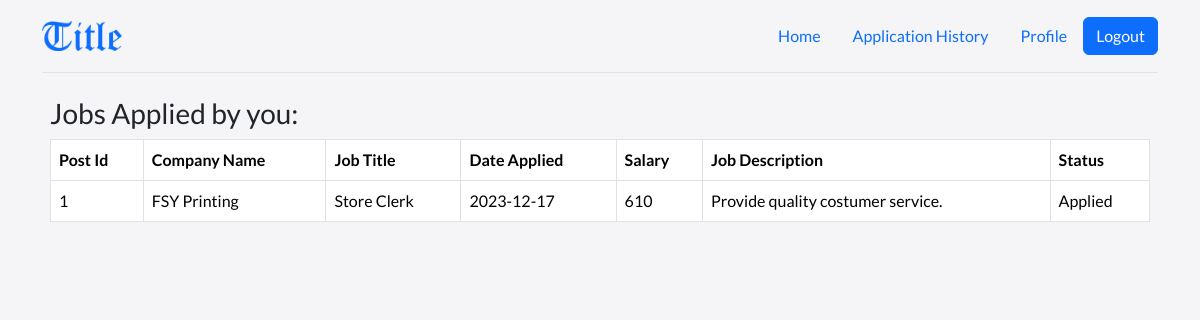
The page /title/jb_applicationhistory.php (signed in) on the database its author committed.
### tables this page shows
CREATE TABLE `tbl_jobs` (
  `id` int(11) NOT NULL,
  `date` date NOT NULL,
  `eid` int(11) NOT NULL,
  `title` varchar(255) NOT NULL,
  `description` text NOT NULL,
  `qualifications` text NOT NULL,
  `salary` int(12) NOT NULL,
  `location` varchar(255) NOT NULL,
  `work_sched` varchar(100) NOT NULL,
  `work_arrangement` varchar(100) NOT NULL,
  `status` varchar(100) NOT NULL
);

### title/jb_applicationhistory.php (the view, shortened to what this page needs)
<!DOCTYPE html>
<html lang="en" data-bs-theme="auto">
    <head>
        <link rel="stylesheet" href="https://cdn.jsdelivr.net/npm/@docsearch/css@3">
        <link href="../title/assets/dist/css/bootstrap.min.css" rel="stylesheet">
    </head>
    <body>
        <main>
            <div class="container">
                <header class="d-flex flex-wrap align-items-center justify-content-center justify-content-md-between py-3 mb-4 border-bottom">
                <img class="bi me-2" src="../title/title-img/sec-logo.png" width="80" height="30" role="img" aria-label="Title"></img>
                <div class="d-flex justify-content-between align-items-center">
                    <ul class="nav">
                        <li class="nav-item">
                            <a class="nav-link active" href="jb_home.php">Home</a>
                        </li>
                        <li class="nav-item">
                            <a class="nav-link" aria-current="page" href="#">Application History</a>
                        </li>
                        <li class="nav-item">
                            <a class="nav-link" href="jb_profile.php">Profile</a>
                        </li>
                    </ul>
                    <button class="btn btn-primary" onclick="window.location.href='logout.php'">Logout</button>
                </div>
                </header>
            </div>
        </main>
        <div class="container-table">
        <div style=" height: 100vh; margin-top:0%;" class="col-md-11">
            <div>
                <h3>Jobs Applied by you:</h3>
            </div>
            <table class="table table-bordered" id='appliedjobsTable'>
                <thead>
                    <th>Post Id</th>
                    <th>Company Name</th>
                    <th>Job Title</th>
                    <th>Date Applied</th>
                    <th>Salary</th>
                    <th>Job Description</th>
                    <th>Status</th>
                </thead>
                <tbody>
                <?php
                    include 'connection.php';
                    $jbid = $_SESSION['jbid'];
                    $sql = "SELECT id, (SELECT name FROM tbl_employers WHERE id = tbl_jobs.eid) as ename, title, salary, description,
                                    (SELECT date FROM tbl_appliedjobs WHERE pid = tbl_jobs.id AND jbid = $jbid) AS date,
                                    (SELECT status FROM tbl_appliedjobs WHERE pid = tbl_jobs.id AND jbid = $jbid) AS status
                                FROM tbl_jobs
                                WHERE id IN (SELECT pid FROM tbl_appliedjobs WHERE jbid = $jbid);";
                    $result = $conn->query($sql);
                    if ($result->num_rows > 0) {
                        while ($row = $result->fetch_assoc()) {
                            $ename = $row['ename'];
                            $id = $row['id'];
                            $title = $row['title'];
                            $date = $row['date'];
                            $salary = $row['salary'];
                            $description = $row['description'];
                            $status = $row['status'];
                ?>
                    <tr>
                        <td><?php echo $id; ?></td>
                        <td><?php echo $ename; ?></td>
                        <td><?php echo $title; ?></td>
                        <td><?php echo $date; ?></td>
                        <td><?php echo $salary; ?></td>
                        <td><?php echo $description; ?></td>
                        <td><?php echo $status; ?></td>
                    </tr>
                    <?php
                        }
                    }
                    ?>
                </tbody>
            </table>
        </div>
        </div>
    </body>
</html>

### title/jb_applicationhistory.php (style rules this page uses)
body { background-color: #f5f5f7; font-family: 'Lato', sans-serif; font-weight: 400; }
.container-table { display: flex; align-items: center; justify-content: center; height: 100vh; }
.bi { vertical-align: -.125em; fill: currentColor; }

### rows shown on the page
tbl_jobs: id "1", ename "FSY Printing", title "Store Clerk", date "2023-12-17", salary "610", description "Provide quality costumer service.", status "Applied"
